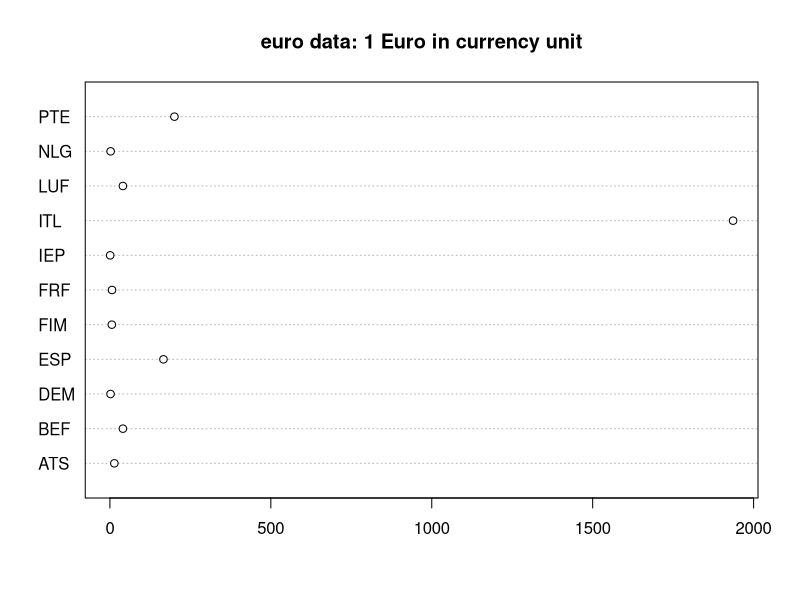
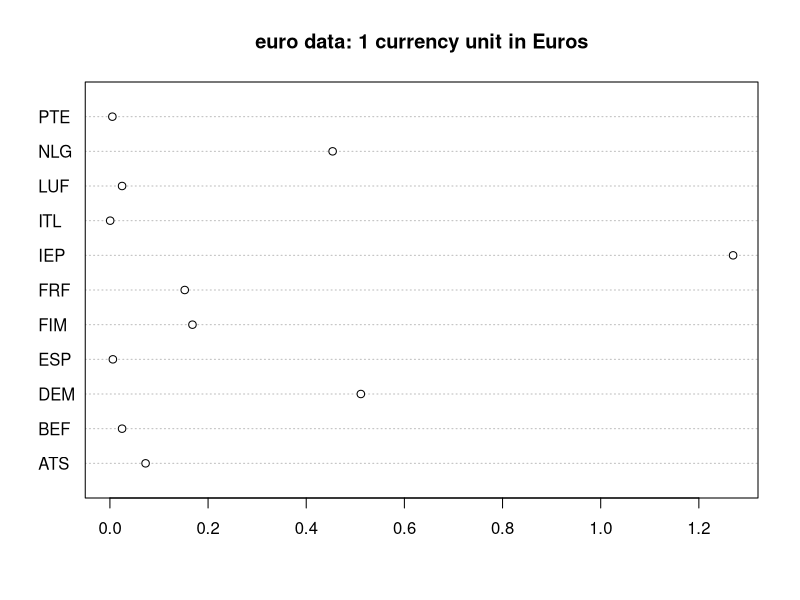
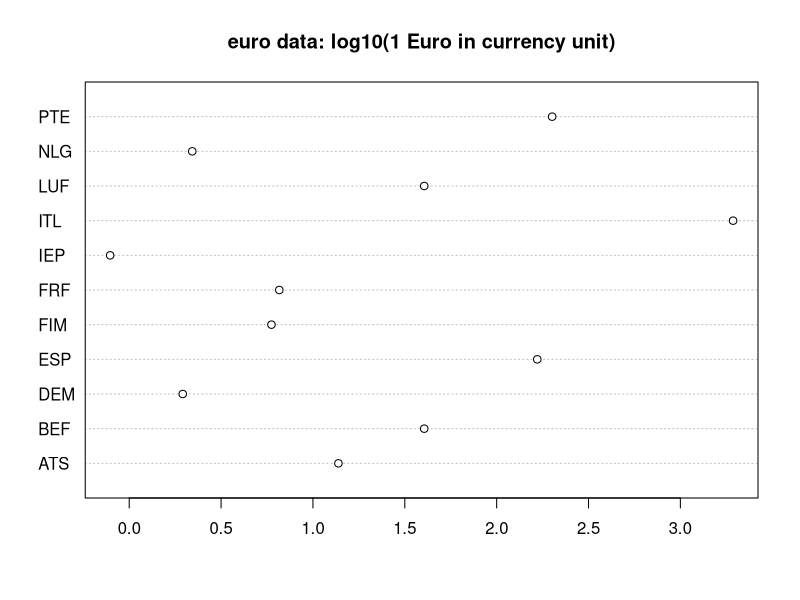

Recreate these plots in R, in order.
euro
euro.cross
cbind(euro)

## These relations hold:
euro == signif(euro, 6) # [6 digit precision in Euro's definition]
all(euro.cross == outer(1/euro, euro))

## Convert 20 Euro to Belgian Franc
20 * euro["BEF"]
## Convert 20 Austrian Schilling to Euro
20 / euro["ATS"]
## Convert 20 Spanish Pesetas to Italian Lira
20 * euro.cross["ESP", "ITL"]

require(graphics)
dotchart(euro,
         main = "euro data: 1 Euro in currency unit")
dotchart(1/euro,
         main = "euro data: 1 currency unit in Euros")
dotchart(log(euro, 10),
         main = "euro data: log10(1 Euro in currency unit)")
